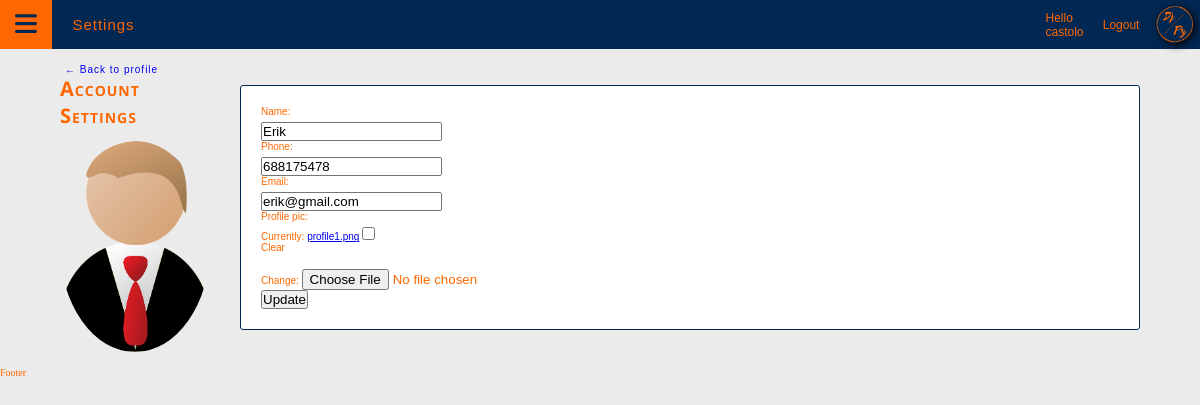
Screenshot of /account/ (signed in) with the database file from the repository.
### accounts/models.py (models this page shows, shortened)
class Customer(models.Model):
    user = models.OneToOneField(User, null=True, blank=True, on_delete=models.CASCADE)
    name = models.CharField(max_length=200, null=True)
    phone = models.CharField(max_length=200, null=True)
    email = models.CharField(max_length=200, null=True)
    profile_pic = models.ImageField(default="profile1.png", null=True, blank=True)
    date_created = models.DateTimeField(auto_now_add=True, null=True)

### accounts/decorators.py (the view)
        def wrapper_func(request, *args, **kwargs):
            group = None
            if request.user.groups.exists():
                group = request.user.groups.all()[0].name
            if group in allowed_roles:
                return view_func(request, *args, **kwargs)
            else:
                return HttpResponse('You are not authorized to view this page')

### accounts/forms.py
class CustomForm(ModelForm):
    class Meta:
        model = Customer
        fields = '__all__'
        exclude = ['user']

### accounts/views.py (called while the page is built)
@login_required(login_url='loginPage')
@allowed_users(allowed_roles=['customer'])
def accountSettings(request):
    customer = request.user.customer
    form = CustomForm(instance=customer)
    if request.method == 'POST':
        form = CustomForm(request.POST, request.FILES, instance=customer)
        if form.is_valid():
            form.save()
    context = {'form':form}
    return render(request, 'accounts/account_settings.html', context)

### accounts/templates/accounts/account_settings.html (shortened to what this page needs)
{% extends 'accounts/main.html' %}
{% load static %}
{% block content %}
<main class="dashboard-container">
    <div class="pic-container">
        <a class="btn" href="{% url 'account' %}">&#8592; Back to profile</a>
        <h3 class="acc-title">Account Settings</h3>
        <img class="profile-image" src="{{request.user.customer.profile_pic.url}}">
    </div>
    <div class="form-container">
        <form action="" method="POST" enctype="multipart/form-data">
            {{form.as_p}}
            <input type="submit" value="Update" class="">
        </form>
    </div>
</main>
{% endblock %}

### accounts/templates/accounts/navbar.html (shortened to what this page needs)
{% load static %}
<nav class="main_navbar">
    <span>
        <i class="fa-solid fa-bars"></i>
    </span>
    <div class="nav-links">
        <ul class="links-list">
            {% if request.user.is_staff %}
            <li class="list-item">
                <a href="{% url 'home' %}">Dashboard</a>
            </li>
            <li class="list-item">
                <a href="{% url 'products' %}">Products</a>
            </li>
            {% else %}
            <li class="list-item">
                <a href="{% url 'account' %}">Settings</a>
            </li>
            {% endif %}
        </ul>
    </div>
    <div class="user-links">
        <ul class="user_links-list">
            <li class="user_list-item">Hello {{request.user}}</li>
            <li class="user_list-item"><a href="{% url 'logoutPage' %}">Logout</a></li>
        </ul>
    </div>
    <figure class="logo">
        <img src="{% static 'accounts/images/logodjpy.webp' %}" alt="Project_Logo">
    </figure>
</nav>

### accounts/static/accounts/css/style.css (style rules this page uses)
:root { --title: 'Open Sans', Arial, Helvetica, sans-serif; --text: 'Merriweather Sans', Arial, Helvetica, sans-serif; --mainTransition: all 0.3s linear; --mainLightBlue: rgba(58, 110, 165, 1); --mainBlue: rgba(0, 40, 83, 1); --mainSilver: rgba(192, 192, 192, 1); --mainLightSilver: rgba(235, 235, 235, 1); --sdnOrange: rgba(255, 103, 0, 1); --fCard: rgba(105, 88, 95, 1); --sCard: rgba(97, 155, 138, 1); --tCard: rgba(0, 39, 43, 1); --mainSpacing: .1rem; }
html { font-size: 62.5%; box-sizing: border-box; scroll-behavior: smooth; }
* { margin: 0; padding: 0; box-sizing: border-box; }
img { display: block; max-width: 100%; object-fit: contain; }
h1, h2, h3, h4, h5, h6 { font-family: var(--title); }
p, a, li, label, input, legend { font-family: var(--text); }
body { background-color: var(--mainLightSilver); color: var(--sdnOrange); }
.main_navbar { position: relative; display: flex; justify-content: space-around; align-items: center; width: 100%; background-color: var(--mainBlue); gap: .5rem; }
.main_navbar i { padding: .6rem 1.5rem; font-size: 2.5rem; cursor: pointer; color: var(--mainBlue); }
.main_navbar span { padding: .6rem 0; background-color: var(--sdnOrange); }
.nav-links { width: 100%; display: flex; align-items: center; }
.links-list { position: absolute; top: 0; left: -100%; padding: 0; display: flex; justify-content: space-between; flex-grow: 1; transition: var(--mainTransition); }
.user_links-list { margin: 0 1rem; display: flex; gap: 1.5rem; align-items: center; }
.user_list-item, .user_list-item a { list-style-type: none; text-decoration: none; color: var(--sdnOrange); font-size: 1.2rem; }
.logo { margin-right: .5rem; width: 5rem; }
@media screen and (min-width: 768px) { .links-list { position: relative; left: 0; justify-content: flex-start; } }
.list-item { list-style-type: none; padding: 1.55rem; }
.list-item a { text-decoration: none; font-size: 1.5rem; letter-spacing: var(--mainSpacing); color: var(--sdnOrange); }
.dashboard-container { margin: 1.5rem auto; display: flex; flex-direction: column; justify-content: center; align-items: center; width: 90vw; max-width: 110rem; gap: 1rem; }
.acc-title { font-variant: small-caps; font-size: 2rem; letter-spacing: var(--mainSpacing); margin-bottom: 1.2rem; }
@media screen and (min-width: 1024px) { .dashboard-container { flex-direction: row; gap: 3rem; } }
.cust-btn, .btn { margin: .5rem 0; padding: .5rem; background-color: inherit; cursor: pointer; letter-spacing: var(--mainSpacing); transition: var(--mainTransition); border-radius: .3rem; text-decoration: none; }
.form-container { margin: 2rem auto; display: flex; width: 90vw; max-width: 90rem; justify-content: center; padding: 2rem; border: .1rem solid var(--mainBlue); border-radius:.3rem; background-color: #fff; }
@media screen and (min-width: 1024px) { .form-container { flex-direction: column; } }
figure img { width: 5rem; border-radius: 1rem; filter: drop-shadow( .2rem .2rem .4rem rgba(0, 0, 0,1)); }
label { display: block; margin-bottom: .5rem; }
.profile-image { width: 15rem; border-radius: 50%; }

### rows the page displays
Customer: name "Erik", phone "688175478", email "erik@gmail.com"

### other values shown
{{ request.user }} "castolo"
